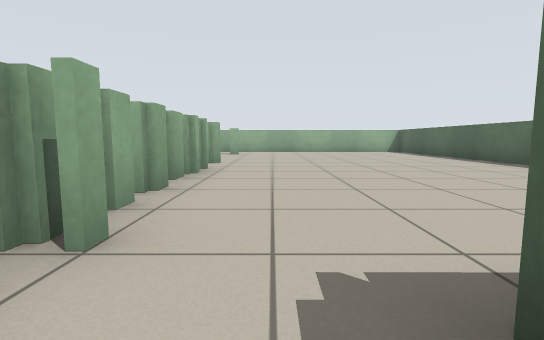
[1] (above)

24 first-person views from a walk through a robot-simulator world made for Stage. The camera is 0.6 m above the floor, tilts 6° down and sees 85° across. The lines on the ground mark 1 m squares. The floor is counted in squares, 1 m on a side. Each view is taken from the middle of a square. On the plan, view 1 faces up. The plan holds only what a view shows up to about 9 squares ahead; the rest is blank. Robots are left out.

[2]
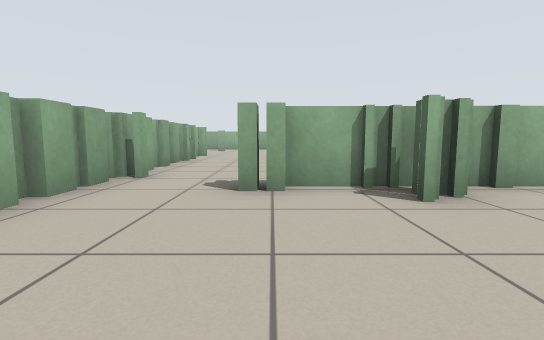

[3]
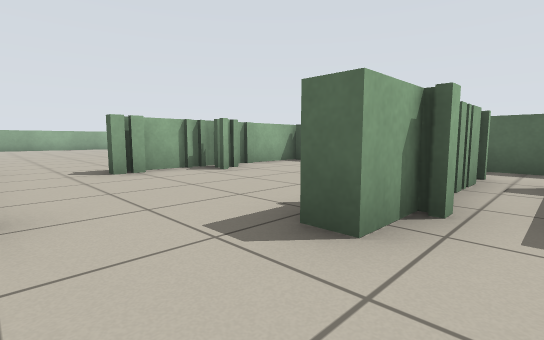

[4]
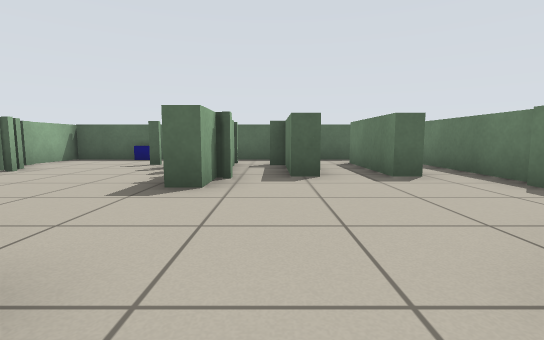

[5]
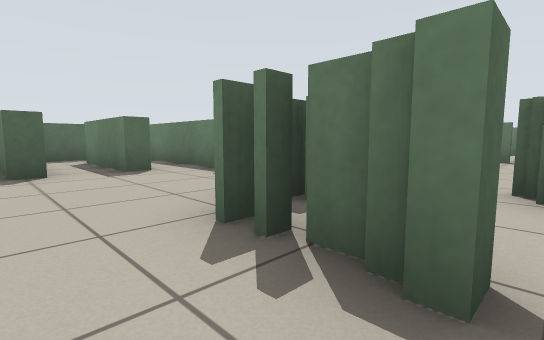

[6]
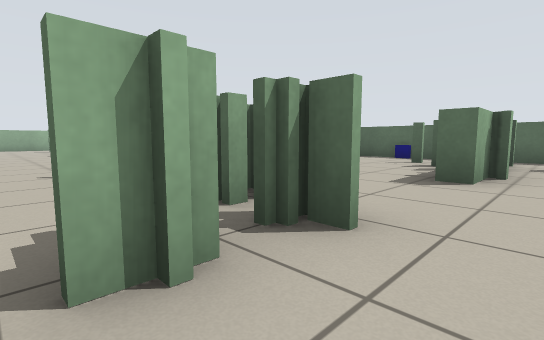

[7]
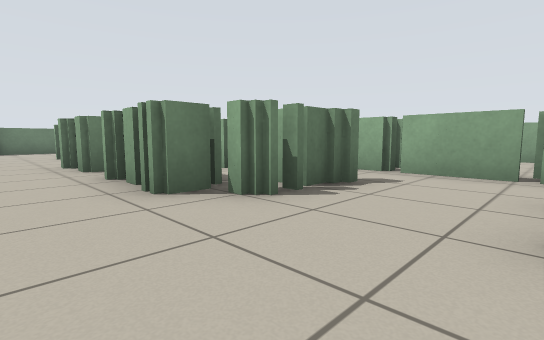

[8]
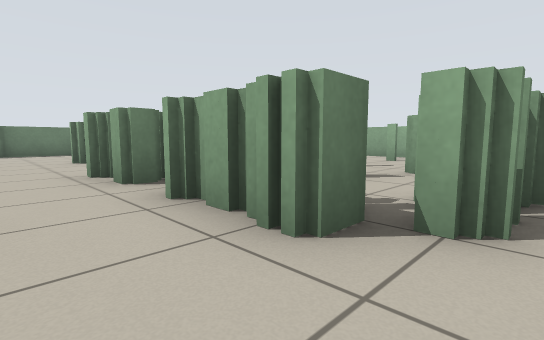

[9]
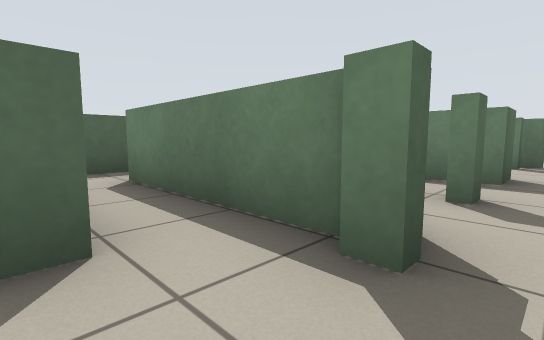

[10]
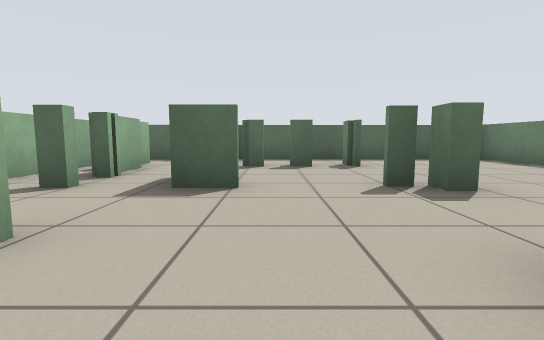

[11]
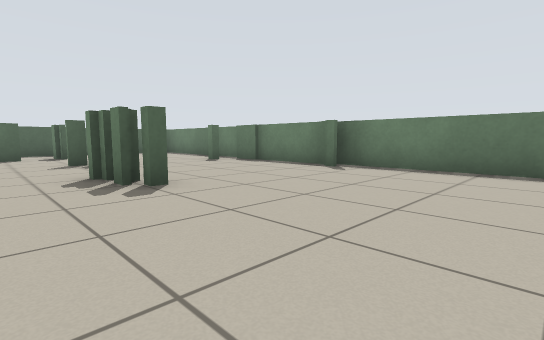

[12]
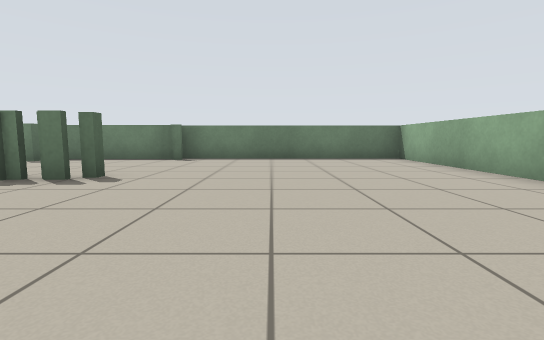

[13]
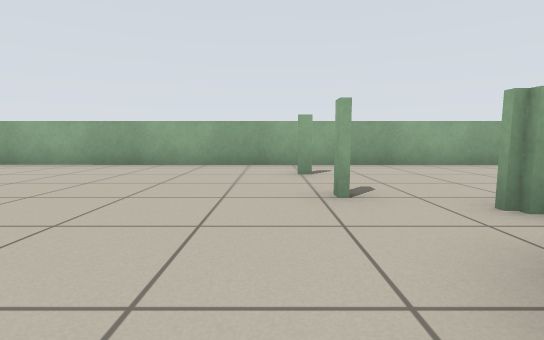

[14]
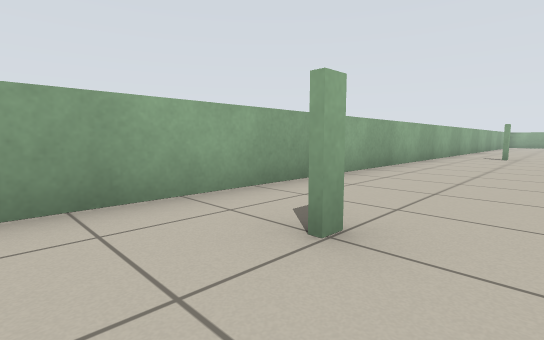

[15]
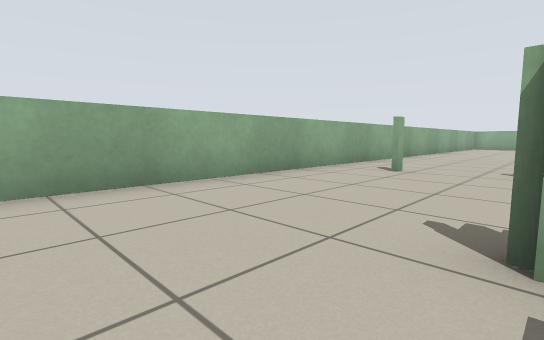

[16]
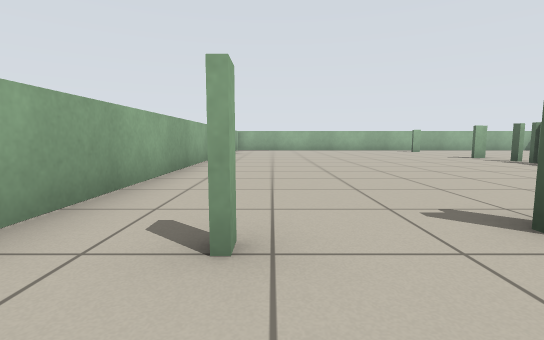

[17]
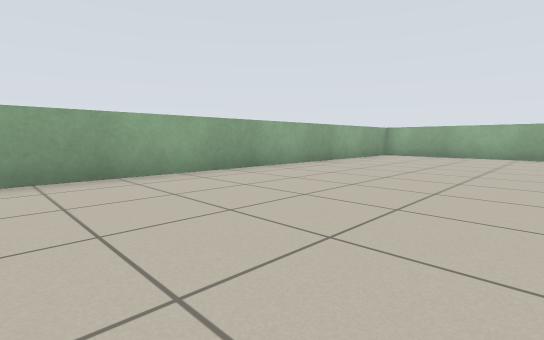

[18]
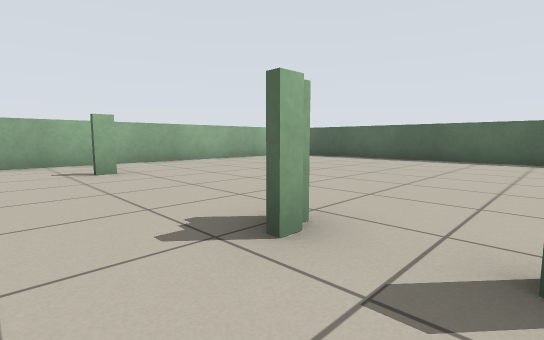

[19]
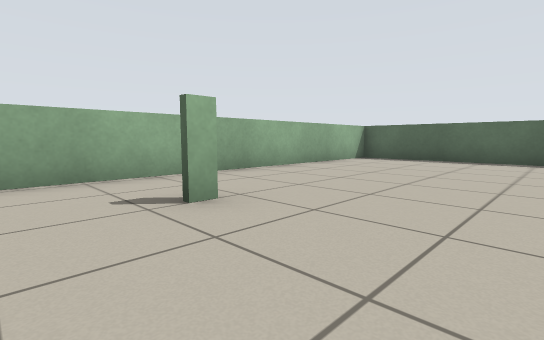

[20]
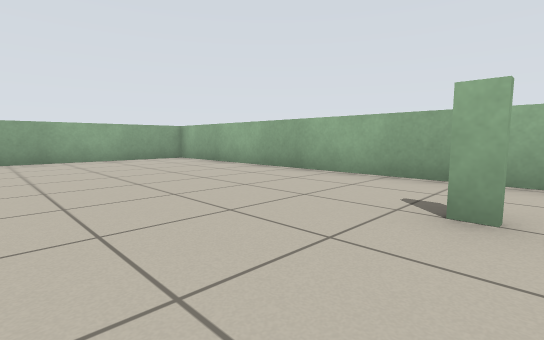

[21]
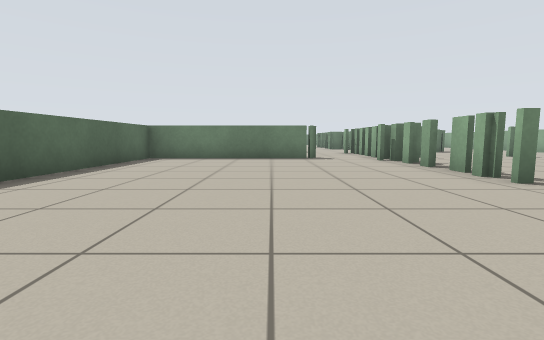

[22]
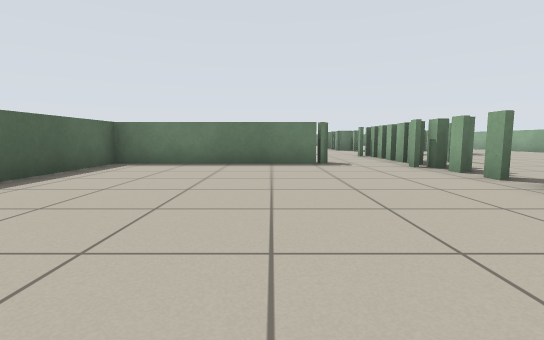

[23]
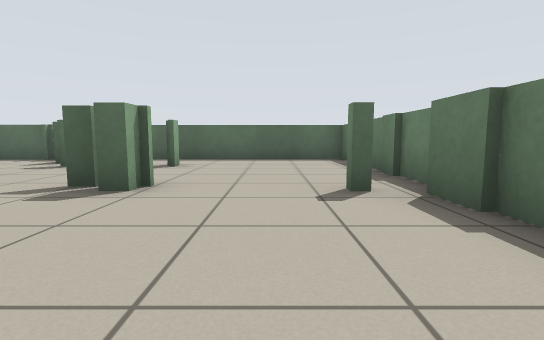

[24]
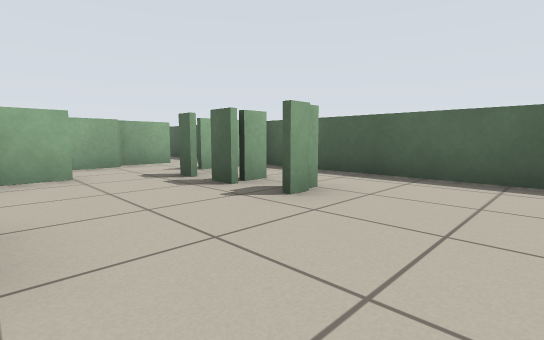

### Floor plan
Key: @ floor where view 1 was taken; # wall or solid block; x gap in a wall; . floor.
Columns run from 10 left of view 1 to 6 right of it. Each row starts with its distance up from view 1.
 14 #################
 13 #...............#
 12 #........#......#
 11 #...............#
 10 #...............#
  9 #...............#
  8 #...............#
  7 #.......#.......#
  6 #...............#
  5 #.......##......#
  4 #.......##......#
  3 #........x......#
  2 #.......##......#
  1 #.......#..######
  0 #.#.#...#.@..#..#
 -1 #.......#.......#
 -2 #.... ..#.....#.#
 -3 #.... .##....#. #
 -4 #...##x##..####.#
 -5 #....#........#.#
 -6 #....#x#....###.#
 -7 #...##.##...###.#
 -8 #...x...#.......#
 -9 #.#...#.#..####.#
-10 #.......#..####.#
-11 #.......#.......#
-12 #..........#x####
-13 #............##.#
-14 #......##.....x.#
-15 #..........#....#
-16 #...............#
-17 #...............#
-18 #.........#.....#
-19 #################

Where each view was taken, in squares from view 1:
view 1: 0 up, 0 right, facing up
view 2: 3 down, 1 right, facing up
view 3: 5 down, 1 left, facing up-right
view 4: 5 down, 3 left, facing right
view 5: 5 down, 4 left, facing down-right
view 6: 5 down, 4 left, facing up-right
view 7: 4 down, 0 right, facing down-left
view 8: 6 down, 0 right, facing down-left
view 9: 7 down, 0 right, facing down-right
view 10: 13 down, 3 left, facing right
view 11: 13 down, 7 left, facing down-right
view 12: 10 down, 6 left, facing down
view 13: 10 down, 3 left, facing left
view 14: 11 down, 7 left, facing up-left
view 15: 6 down, 6 left, facing up-left
view 16: 2 down, 8 left, facing up
view 17: 3 up, 5 left, facing up-left
view 18: 6 up, 3 left, facing up-right
view 19: 9 up, 3 left, facing up-right
view 20: 9 up, 1 left, facing up-left
view 21: 10 up, 2 right, facing down
view 22: 8 up, 2 right, facing down
view 23: 17 down, 3 left, facing right
view 24: 17 down, 1 right, facing up-right
